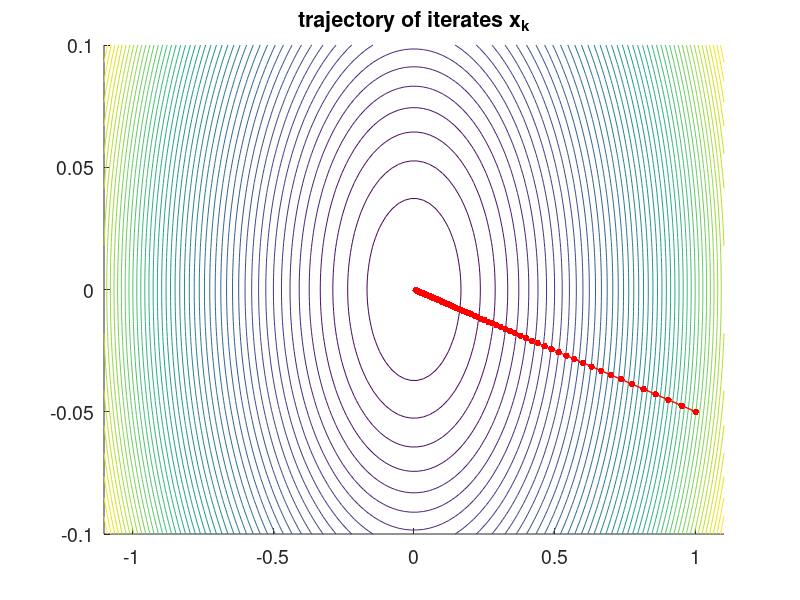

Source code (MATLAB):
gamma = 0.05;
f = @(x) 0.5*(gamma*x(1)^2 + x(2)^2); %define f(x)
grad = @(x) [gamma*x(1);x(2)];        %define grad f(x)

t0 = 0.05;      %constant stepsize
x = [1;-0.05];  %initial point x0
cost = f(x);    %initialize cost array
xar = x;        %initialize array of iterates (for plotting)
for k=1:100
    if norm(grad(x)) < 1e-16
     break;
    end
    d = -[1/gamma, 0; 0,1]*grad(x); %steepest descent
    t = t0;   
    x = x + t*d;
    cost = [cost,f(x)];
    xar = [xar,x];
end

% plot trajectory of iterates
figure(1);cla;
[X,Y] = meshgrid(linspace(-1.1,1.1,100),linspace(-0.1,0.1,100));
Z = zeros(size(X));
for i=1:length(X(:))
    Z(i) = f([X(i),Y(i)]);
end
hold on
contour(X,Y,Z,50);
plot(xar(1,:),xar(2,:),'.-r','markersize',15,'linewidth',1);
hold off;
set(gca,'fontsize',14);
title('trajectory of iterates x_k');